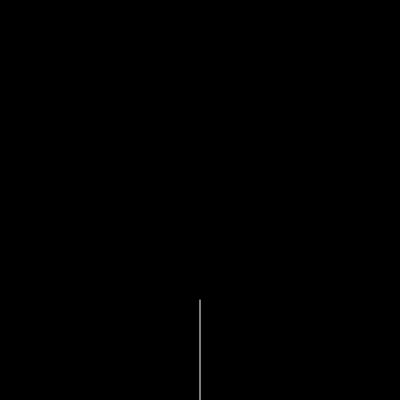
Frame 1 (no input)
Frame 60 (no input): identical to frame 1, image omitted
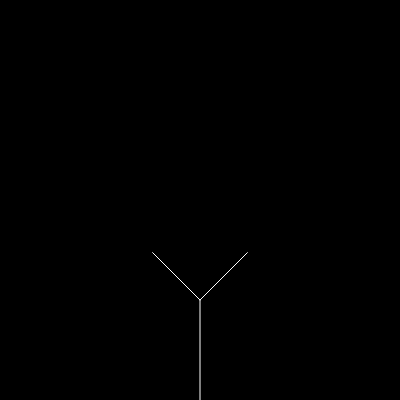
Frame 120 (the mouse pressed at the canvas centre since frame 60)

The p5.js sketch that drew these frames (run headless with seeded random() and noise() and a simulated clock; from frame 60 on, the mouse is pressed at the canvas centre):

// p5.js sketch
// ── sketch.js
function Branch(begin,end){
  this.begin = begin
  this.end = end
  this.finished=false

  this.show = function(){
    stroke(255)
    line(this.begin.x,this.begin.y,this.end.x,this.end.y)
  }

  this.jitter = function(){
    this.end.x +=random(-1,1)
    this.end.y +=random(-1,1)
  }

  this.branchA = function(){
    var dir = p5.Vector.sub(this.end, this.begin)
    dir.rotate(PI/4)
    dir.mult(0.67)
    var newEnd = p5.Vector.add(this.end, dir)
    var right = new Branch(this.end, newEnd)
    return right
  }

  this.branchB = function(){
    var dir = p5.Vector.sub(this.end, this.begin)
    dir.rotate(-PI/4)
    dir.mult(0.67)
    var newEnd = p5.Vector.add(this.end, dir)
    var right = new Branch(this.end, newEnd)
    return right
  }

  
}

var root
var tree=[]
var leaves=[]
var count=0

function setup() {
  createCanvas(400, 400);
  var a = createVector(width/2,height)
  var b = createVector(width/2,height-100)
  root = new Branch(a,b)
  tree[0]=root
}

function draw() {
  background(0);
  for(var i=0;i<tree.length;i++){
    tree[i].show()
    //tree[i].jitter()
  }

  for(var i=0;i<leaves.length;i++){
    fill(255,0,100)
    circle(leaves[i].x,leaves[i].y,8)
    leaves[i].y += random(0,1)
  }
}

function mousePressed(){
  for(var i=tree.length-1;i>=0;i--){
    if(!tree[i].finished){
    tree.push(tree[i].branchA())
    tree.push(tree[i].branchB())
    tree[i].finished = true
    }
  }
  count++

  if (count==5){
    for(var i=0;i<tree.length;i++){
      if(!tree[i].finished){
        var leaf = tree[i].end.copy()
        leaves.push(leaf)
      }
    }
  }
}
